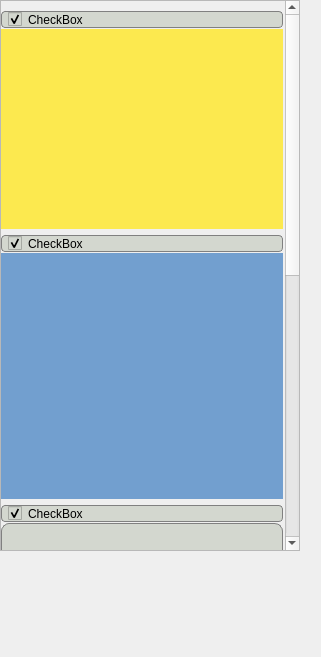
<?xml version="1.0" encoding="UTF-8"?>
<ui version="4.0">
 <class>RightArea</class>
 <widget class="QWidget" name="RightArea">
  <property name="geometry">
   <rect>
    <x>0</x>
    <y>0</y>
    <width>321</width>
    <height>657</height>
   </rect>
  </property>
  <property name="minimumSize">
   <size>
    <width>300</width>
    <height>0</height>
   </size>
  </property>
  <property name="windowTitle">
   <string>Form</string>
  </property>
  <property name="styleSheet">
   <string notr="true">QCheckBox{
background-color: rgb(211, 215, 207);
border-color: rgb(239, 41, 41);
selection-color: rgb(153, 255, 0);
margin-top:5px;
border: 1px solid gray;
border-radius: 4px;
padding-left:6px;
}</string>
  </property>
  <widget class="QScrollArea" name="scrollArea">
   <property name="geometry">
    <rect>
     <x>0</x>
     <y>0</y>
     <width>300</width>
     <height>551</height>
    </rect>
   </property>
   <property name="sizePolicy">
    <sizepolicy hsizetype="Fixed" vsizetype="Fixed">
     <horstretch>0</horstretch>
     <verstretch>0</verstretch>
    </sizepolicy>
   </property>
   <property name="maximumSize">
    <size>
     <width>350</width>
     <height>1000</height>
    </size>
   </property>
   <property name="verticalScrollBarPolicy">
    <enum>Qt::ScrollBarAsNeeded</enum>
   </property>
   <property name="widgetResizable">
    <bool>true</bool>
   </property>
   <widget class="QWidget" name="scrollAreaWidgetContents">
    <property name="geometry">
     <rect>
      <x>0</x>
      <y>-551</y>
      <width>284</width>
      <height>1100</height>
     </rect>
    </property>
    <property name="sizePolicy">
     <sizepolicy hsizetype="Preferred" vsizetype="Preferred">
      <horstretch>0</horstretch>
      <verstretch>0</verstretch>
     </sizepolicy>
    </property>
    <property name="minimumSize">
     <size>
      <width>0</width>
      <height>1100</height>
     </size>
    </property>
    <property name="maximumSize">
     <size>
      <width>16000</width>
      <height>16000</height>
     </size>
    </property>
    <property name="baseSize">
     <size>
      <width>400</width>
      <height>300</height>
     </size>
    </property>
    <widget class="QWidget" name="layoutWidget">
     <property name="geometry">
      <rect>
       <x>0</x>
       <y>0</y>
       <width>282</width>
       <height>1081</height>
      </rect>
     </property>
     <layout class="QVBoxLayout" name="verticalLayout">
      <property name="spacing">
       <number>1</number>
      </property>
      <property name="leftMargin">
       <number>0</number>
      </property>
      <property name="topMargin">
       <number>5</number>
      </property>
      <property name="rightMargin">
       <number>0</number>
      </property>
      <property name="bottomMargin">
       <number>5</number>
      </property>
      <item>
       <widget class="QCheckBox" name="checkBox_1">
        <property name="styleSheet">
         <string notr="true"/>
        </property>
        <property name="text">
         <string>CheckBox</string>
        </property>
        <property name="checked">
         <bool>true</bool>
        </property>
       </widget>
      </item>
      <item>
       <widget class="QWidget" name="widget_1" native="true">
        <property name="minimumSize">
         <size>
          <width>280</width>
          <height>200</height>
         </size>
        </property>
        <property name="maximumSize">
         <size>
          <width>16777215</width>
          <height>200</height>
         </size>
        </property>
        <property name="baseSize">
         <size>
          <width>280</width>
          <height>200</height>
         </size>
        </property>
        <property name="styleSheet">
         <string notr="true">background-color: rgb(252, 233, 79);</string>
        </property>
       </widget>
      </item>
      <item>
       <widget class="QCheckBox" name="checkBox_2">
        <property name="text">
         <string>CheckBox</string>
        </property>
        <property name="checked">
         <bool>true</bool>
        </property>
       </widget>
      </item>
      <item>
       <widget class="QWidget" name="widget_2" native="true">
        <property name="minimumSize">
         <size>
          <width>0</width>
          <height>230</height>
         </size>
        </property>
        <property name="maximumSize">
         <size>
          <width>16777215</width>
          <height>300</height>
         </size>
        </property>
        <property name="baseSize">
         <size>
          <width>280</width>
          <height>230</height>
         </size>
        </property>
        <property name="styleSheet">
         <string notr="true">background-color: rgb(114, 159, 207);</string>
        </property>
       </widget>
      </item>
      <item>
       <widget class="QCheckBox" name="checkBox_3">
        <property name="text">
         <string>CheckBox</string>
        </property>
        <property name="checked">
         <bool>true</bool>
        </property>
       </widget>
      </item>
      <item>
       <widget class="QWidget" name="widget_3" native="true">
        <property name="minimumSize">
         <size>
          <width>0</width>
          <height>280</height>
         </size>
        </property>
        <property name="styleSheet">
         <string notr="true">#widget_3{
background-color: rgb(211, 215, 207);
border-color: rgb(239, 41, 41);
selection-color: rgb(153, 255, 0);
margin-top:0px;
border: 1px solid gray;
border-radius: 8px;
padding-left:6px;
}</string>
        </property>
       </widget>
      </item>
      <item>
       <widget class="QCheckBox" name="checkBox_4">
        <property name="text">
         <string>model staatstic</string>
        </property>
        <property name="checked">
         <bool>true</bool>
        </property>
       </widget>
      </item>
      <item>
       <widget class="QWidget" name="widget_4" native="true">
        <property name="minimumSize">
         <size>
          <width>0</width>
          <height>120</height>
         </size>
        </property>
        <property name="toolTip">
         <string>model statistic</string>
        </property>
        <property name="styleSheet">
         <string notr="true">#widget_4{
background-color: rgb(211, 215, 207);
border-color: rgb(239, 41, 41);
selection-color: rgb(153, 255, 0);
margin-top:0px;
border: 1px solid gray;
border-radius: 8px;
padding-left:6px;
}</string>
        </property>
       </widget>
      </item>
      <item>
       <widget class="Line" name="line">
        <property name="orientation">
         <enum>Qt::Horizontal</enum>
        </property>
       </widget>
      </item>
     </layout>
    </widget>
   </widget>
  </widget>
 </widget>
 <resources/>
 <connections/>
</ui>
